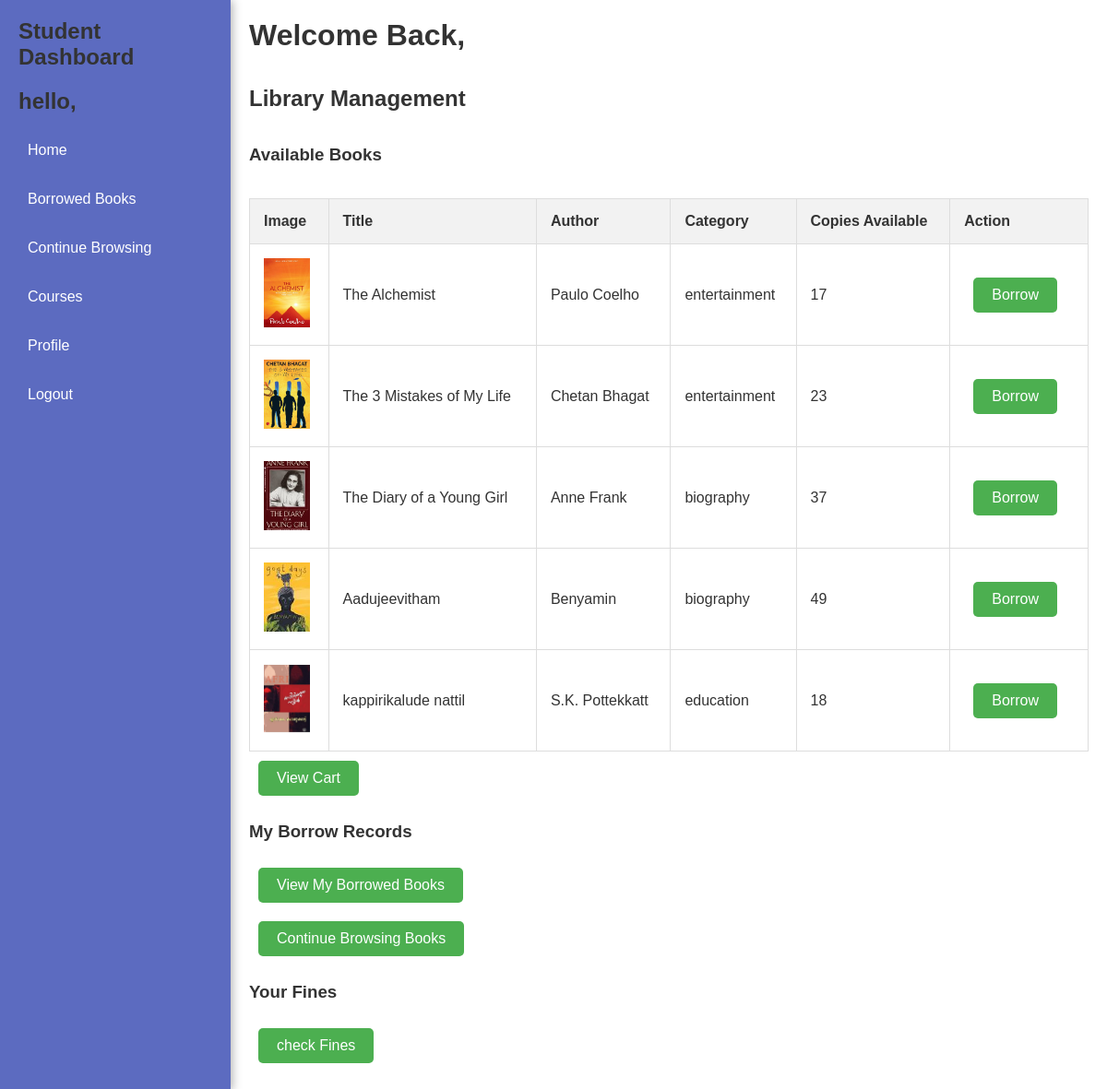
Before: /member_dashboard with the older database file.
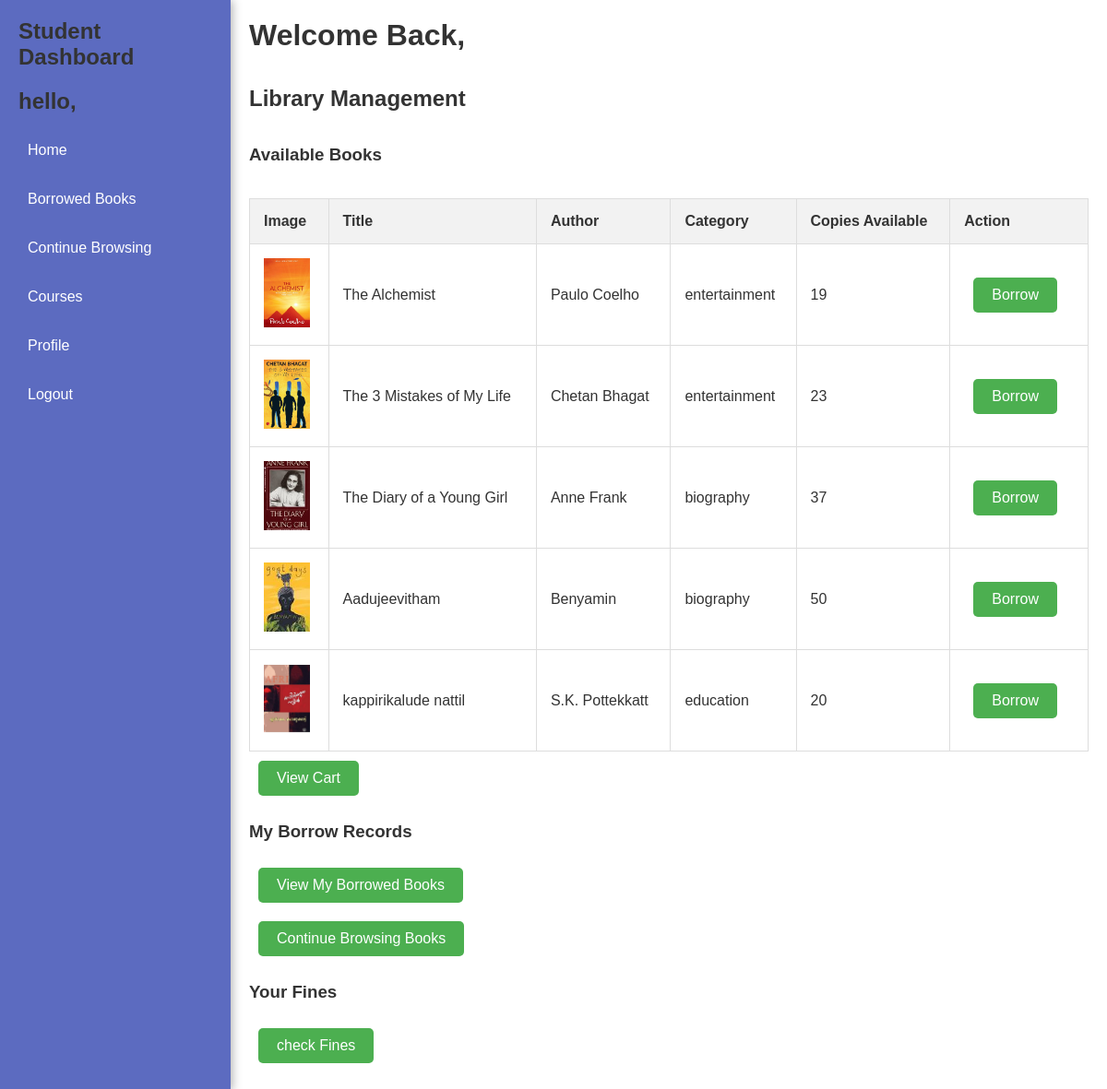
After: the same page with the newer database file.
### home/models.py (models this page shows, shortened)
class Book(models.Model):
    CATEGORY_CHOICES = [
        ('education', 'Education'),
        ('entertainment', 'Entertainment'),
        ('comics', 'Comics'),
        ('biography', 'Biography'),
        ('history', 'History'),
    ]
    img = models.ImageField(upload_to='pictures/', blank=True, null=True)
    name = models.CharField(max_length=100)
    isbn = models.CharField(max_length=13, unique=True)
    author = models.CharField(max_length=100)
    category = models.CharField(max_length=30, choices=CATEGORY_CHOICES, default='education')
    copies_available = models.PositiveIntegerField(default=1)

### home/views.py (the view)
# urls.py: path('member_dashboard', views.member_dashboard, name='member_dashboard'),
def member_dashboard(request):
    return render(request, 'dashboards/member_dashboard.html')

### home/context_processor.py (called while the page is built)
def cate(request):
    books = Book.objects.all()
    book_count = books.count()
    return {'books': books, 'book_count': book_count}

### templates/dashboards/member_dashboard.html (shortened to what this page needs)
<!DOCTYPE html>
<html lang="en">
<head>
</head>
<body>
    <div class="dashboard">
        <aside class="sidebar">
            <h2>Student Dashboard</h2>
            <h2>hello,  {{ user.username }}</h2>
            <ul>
                <li><a href="{% url 'home' %}">Home</a></li>
                <li><a href="{% url 'member_borrow_records' %}">Borrowed Books</a></li>
                <li><a href="{% url 'list_all_book' %}">Continue Browsing</a></li>
                <li><a href="#">Courses</a></li>
                <li><a href="{% url 'member_profile' %}">Profile</a></li>
                <li><a href="{% url 'logout' %}">Logout</a></li>
            </ul>
        </aside>
        <main class="main-content">
            <header>
                <h1>Welcome Back,  {{ user.username }}</h1><br><br>
            </header>
            <h2>Library Management</h2><br><br>
            <h3>Available Books</h3><br><br>
            {% if books %}
                <table>
                    <thead>
                        <tr>
                            <th>Image</th>
                            <th>Title</th>
                            <th>Author</th>
                            <th>Category</th>
                            <th>Copies Available</th>
                            <th>Action</th>
                        </tr>
                    </thead>
                    <tbody>
                        {% for book in books %}
                        <tr>
                            <td><img src="{{ book.img.url }}" alt="Cover image of {{ book.name }}"></td>
                            <td>{{ book.name }}</td>
                            <td>{{ book.author }}</td>
                            <td>{{ book.category }}</td>
                            <td>{{ book.copies_available }}</td>
                            <td><a class="btn btn-addbook" href="{% url 'add_to_cart' book.id %}">Borrow</a></td>
                        </tr>
                        {% endfor %}
                    </tbody>
                </table>
                <a class="btn btn-addbook" href="{% url 'view_cart' %}">View Cart</a><br><br>
            {% else %}
                <p>No books available.</p>
            {% endif %}
            <h3>My Borrow Records</h3><br>
            <a class="btn btn-addbook" href="{% url  'member_borrow_records' %}">View My Borrowed Books</a><br>
            <a class="btn btn-addbook" href="{% url 'list_all_book' %}">Continue Browsing Books</a><br><br>
            <h3>Your Fines</h3><br>
        <a class="btn btn-addbook" href="{% url 'payment_success' %}">check Fines</a>
        </main>
    </div>
</body>
</html>

Changed rows visible on the page:
changed Book "The Alchemist": copies_available "17" → "19"
changed Book "Aadujeevitham": copies_available "49" → "50"
changed Book "kappirikalude nattil": copies_available "18" → "20"
